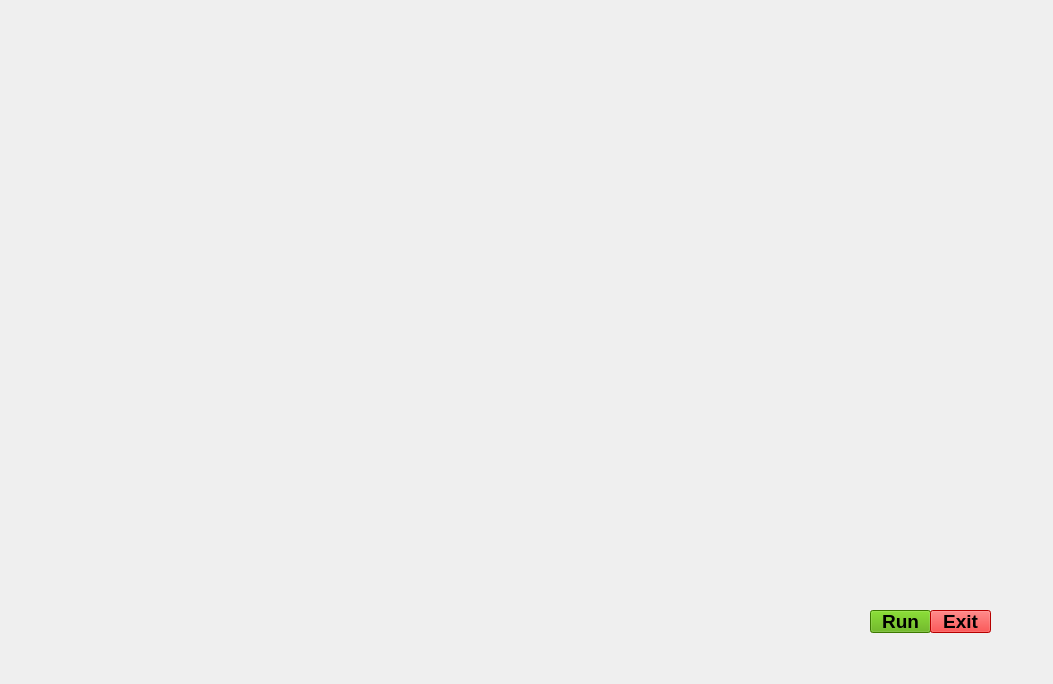
<?xml version="1.0" encoding="UTF-8"?>
<ui version="4.0">
 <class>jarvisUi</class>
 <widget class="QMainWindow" name="jarvisUi">
  <property name="geometry">
   <rect>
    <x>0</x>
    <y>0</y>
    <width>1053</width>
    <height>684</height>
   </rect>
  </property>
  <property name="windowTitle">
   <string>MainWindow</string>
  </property>
  <widget class="QWidget" name="centralwidget">
   <widget class="QLabel" name="label">
    <property name="geometry">
     <rect>
      <x>0</x>
      <y>0</y>
      <width>1061</width>
      <height>771</height>
     </rect>
    </property>
    <property name="styleSheet">
     <string notr="true"/>
    </property>
    <property name="text">
     <string/>
    </property>
    <property name="pixmap">
     <pixmap>ironman.gif</pixmap>
    </property>
    <property name="scaledContents">
     <bool>true</bool>
    </property>
   </widget>
   <widget class="QPushButton" name="pushButton">
    <property name="geometry">
     <rect>
      <x>870</x>
      <y>610</y>
      <width>61</width>
      <height>23</height>
     </rect>
    </property>
    <property name="font">
     <font>
      <pointsize>14</pointsize>
      <weight>75</weight>
      <bold>true</bold>
     </font>
    </property>
    <property name="styleSheet">
     <string notr="true">background-color: rgb(85, 170, 0);
border-color: rgb(0, 255, 255);</string>
    </property>
    <property name="text">
     <string>Run</string>
    </property>
   </widget>
   <widget class="QPushButton" name="pushButton_2">
    <property name="geometry">
     <rect>
      <x>930</x>
      <y>610</y>
      <width>61</width>
      <height>23</height>
     </rect>
    </property>
    <property name="font">
     <font>
      <pointsize>14</pointsize>
      <weight>75</weight>
      <bold>true</bold>
     </font>
    </property>
    <property name="styleSheet">
     <string notr="true">background-color: rgb(255, 0, 0);
border-color: rgb(0, 255, 255);</string>
    </property>
    <property name="text">
     <string>Exit</string>
    </property>
   </widget>
   <widget class="QLabel" name="label_2">
    <property name="geometry">
     <rect>
      <x>20</x>
      <y>0</y>
      <width>441</width>
      <height>141</height>
     </rect>
    </property>
    <property name="text">
     <string/>
    </property>
    <property name="pixmap">
     <pixmap>initialize.gif</pixmap>
    </property>
   </widget>
   <widget class="QTextBrowser" name="textBrowser">
    <property name="geometry">
     <rect>
      <x>570</x>
      <y>30</y>
      <width>221</width>
      <height>41</height>
     </rect>
    </property>
    <property name="font">
     <font>
      <family>Nirmala UI</family>
      <pointsize>16</pointsize>
      <weight>75</weight>
      <bold>true</bold>
     </font>
    </property>
    <property name="styleSheet">
     <string notr="true">background:transparent;
border-radius:none;</string>
    </property>
   </widget>
   <widget class="QTextBrowser" name="textBrowser_2">
    <property name="geometry">
     <rect>
      <x>790</x>
      <y>30</y>
      <width>221</width>
      <height>41</height>
     </rect>
    </property>
    <property name="font">
     <font>
      <family>Nirmala UI</family>
      <pointsize>16</pointsize>
      <weight>75</weight>
      <bold>true</bold>
     </font>
    </property>
    <property name="styleSheet">
     <string notr="true">background:transparent;
border-radius:none;</string>
    </property>
   </widget>
  </widget>
 </widget>
 <resources/>
 <connections/>
</ui>
